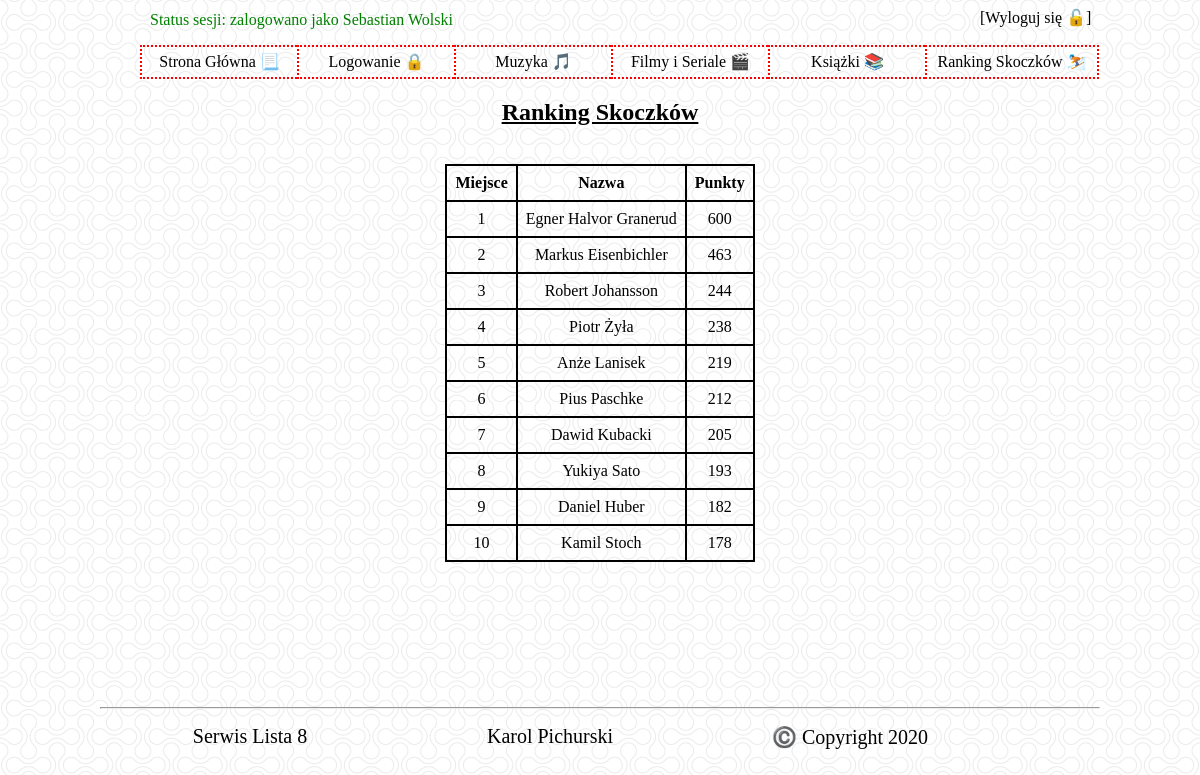
/skoczki.php (signed in), run on the app's committed database.
### tables this page shows
CREATE TABLE "skoki" (
	"id"	INTEGER,
	"skoczek"	TEXT,
	"punkty"	INTEGER,
	PRIMARY KEY("id" AUTOINCREMENT)
);

### skoczki.php (the view, shortened to what this page needs)
<!doctype html>
<html lang="en">
<head>
  <link rel="stylesheet" href="style.css">
</head>
<body>
    <div id="container">
    <div id="topbar">
                <div>
                    <div id="status">
                        <?php
                            if(isset($_SESSION['zalogowany']))
                            {
                                echo '<span style="color: green;">Status sesji: zalogowano jako '.$_SESSION['imie'].' '.$_SESSION['nazwisko'].'</span>';
                            }
                            else
                            {
                                echo '<span style="color: red;">Status sesji: niezalogowano</span>';
                            }
                        ?>
                    </div>
                    <div id='logout'>
                        <?php
                            if(isset($_SESSION['zalogowany'])) echo '<a href="logout.php">[Wyloguj się 🔓]</a>';
                        ?>
                    </div>
                </div>
                <div id="menu">
                    <ul>
                        <a href="index.php"><li>Strona Główna 📃</li></a>
                        <a href="logowanie.php"><li>Logowanie 🔒</li></a>
                        <a href="muzyka.php"><li>Muzyka 🎵</li></a>
                        <a href="filmy.php"><li>Filmy i Seriale 🎬</li></a>
                        <a href="ksiazki.php"><li>Książki 📚</li></a>
                        <a href="skoczki.php"><li>Ranking Skoczków ⛷️</li></a>
                    </ul>
            </div>
        </div>
        <div id="content">
            <h2>Ranking Skoczków</h2>
            <br>
            <table>
                <tr>
                    <th>Miejsce</th>
                    <th>Nazwa</th>
                    <th>Punkty</th>
                </tr>
            <?php
                $db = new SQLite3('baza.db');
                $query = 'select * from skoki order by punkty desc';
                $result = $db -> query($query);
                $i = 1;
                while($r = $result -> fetchArray())
                {
                    echo '<tr>'.'<td>'.$i.'</td><td>'.$r['skoczek'].'</td><td>'.$r['punkty'].'</td></tr>';
                    $i++;
                }
            ?>
            </table>
        </div>
        <hr>
        <div id="footer">
            <div id="description">
                Serwis Lista 8
            </div>
            <div id="author">
                Karol Pichurski
            </div>
            <div id="copyright">
                ©️ Copyright 2020
            </div>
        </div>
    </div>
</body>
</html>

### style.css (style rules this page uses)
body { background: url('img/background.png'); }
a { text-decoration: none; color: black; }
h1, h2 { text-decoration: underline; }
table { margin-left: auto; margin-right: auto; border-collapse: collapse; }
th,td { border: 2px solid black; padding: 8px; }
#container { width: 1000px; margin-left: auto; margin-right: auto; }
#menu { text-align: center; }
#menu > ul { list-style:none; }
#menu > ul > a { float: left; width: 145px; height: 20px; border: 2px dotted red; border-right: none; padding: 5px; font-size: 16px; }
#menu > ul > a:last-child { border: 2px dotted red; width: 160px; }
#status { float: left; margin-top: 3px; margin-left: 50px; }
#content { height: 600px; text-align: center; margin-left: auto; margin-right: auto; font-size: 16px; }
#footer { height: 40px; text-align: center; }
#footer * { float: left; width: 30%; margin-top: 8px; font-size: 20px; }
#logout { padding-left: 880px; }

### data on the page
skoki: skoczek "Egner Halvor Granerud", punkty "600"
skoki: skoczek "Markus Eisenbichler", punkty "463"
skoki: skoczek "Robert Johansson", punkty "244"
skoki: skoczek "Piotr Żyła", punkty "238"
skoki: skoczek "Anże Lanisek", punkty "219"
skoki: skoczek "Pius Paschke", punkty "212"
skoki: skoczek "Dawid Kubacki", punkty "205"
skoki: skoczek "Yukiya Sato", punkty "193"
skoki: skoczek "Daniel Huber", punkty "182"
skoki: skoczek "Kamil Stoch", punkty "178"

### other printed values
$_SESSION['imie'] "Sebastian"
$_SESSION['nazwisko'] "Wolski"
